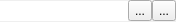
<?xml version="1.0" encoding="UTF-8"?>
<ui version="4.0">
 <class>Frame</class>
 <widget class="QFrame" name="Frame">
  <property name="geometry">
   <rect>
    <x>0</x>
    <y>0</y>
    <width>176</width>
    <height>22</height>
   </rect>
  </property>
  <property name="windowTitle">
   <string>Frame</string>
  </property>
  <layout class="QHBoxLayout" name="horizontalLayout">
   <property name="spacing">
    <number>0</number>
   </property>
   <property name="leftMargin">
    <number>0</number>
   </property>
   <property name="topMargin">
    <number>0</number>
   </property>
   <property name="rightMargin">
    <number>0</number>
   </property>
   <property name="bottomMargin">
    <number>0</number>
   </property>
   <item>
    <widget class="QLineEdit" name="lineEdit">
     <property name="mouseTracking">
      <bool>false</bool>
     </property>
     <property name="autoFillBackground">
      <bool>true</bool>
     </property>
     <property name="frame">
      <bool>false</bool>
     </property>
    </widget>
   </item>
   <item>
    <widget class="QToolButton" name="toolButtonPrefix">
     <property name="text">
      <string>...</string>
     </property>
     <property name="icon">
      <iconset>
       <normaloff>icons/prefix-48.png</normaloff>icons/prefix-48.png</iconset>
     </property>
     <property name="iconSize">
      <size>
       <width>10</width>
       <height>10</height>
      </size>
     </property>
    </widget>
   </item>
   <item>
    <widget class="QToolButton" name="toolButtonUnit">
     <property name="text">
      <string>...</string>
     </property>
     <property name="icon">
      <iconset>
       <normaloff>icons/unit-48.png</normaloff>icons/unit-48.png</iconset>
     </property>
     <property name="iconSize">
      <size>
       <width>10</width>
       <height>10</height>
      </size>
     </property>
    </widget>
   </item>
  </layout>
 </widget>
 <resources/>
 <connections/>
</ui>
